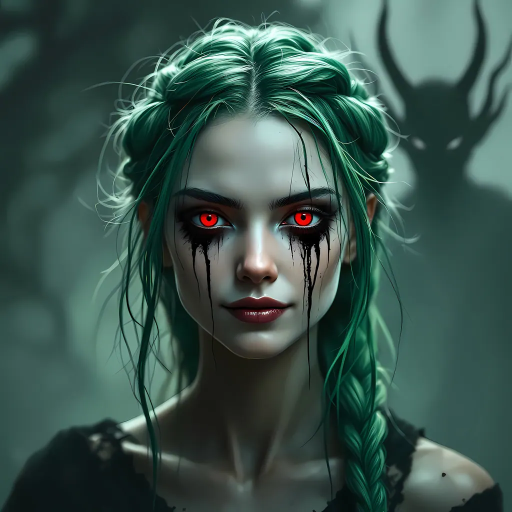
#> input picture Images/Lyra.webp, 1024 x 1024 px, given in place of G1.webp, which was not available (shown at 1/2 size)
$ python build-images.py
#> lines starting #> are read from the running program, lines starting #| are printed output that depends on the picture; pictures that were not available may be replaced by others from this repository, and a replacement may not be noted
"""Builds the website's image derivatives from the originals in /Images into /assets/img.

Dev-only (not deployed). Re-run after replacing any original:  python scripts/build-images.py
Requires Pillow with WebP support.
"""
import os
from PIL import Image, ImageDraw, ImageFilter, ImageFont

ROOT = os.path.dirname(os.path.dirname(os.path.abspath(__file__)))
SRC = os.path.join(ROOT, "Images")
OUT = os.path.join(ROOT, "assets", "img")


def load(rel):
#> called with rel = 'LA2/G1.webp'
    return Image.open(os.path.join(SRC, rel)).convert("RGBA")


def save_webp(img, rel, width=None, height=None, quality=80, crop=None):
    """Resize to `width` (keeping aspect) or cover-crop to width x height, then save WebP."""
    if crop:
        img = img.crop(crop)
    if width and height:
        src_ratio = img.width / img.height
        dst_ratio = width / height
        if src_ratio > dst_ratio:  # too wide: trim sides
            new_w = int(img.height * dst_ratio)
            x = (img.width - new_w) // 2
            img = img.crop((x, 0, x + new_w, img.height))
        else:  # too tall: trim from the top third, keeping faces
            new_h = int(img.width / dst_ratio)
            y = int((img.height - new_h) * 0.3)
            img = img.crop((0, y, img.width, y + new_h))
        img = img.resize((width, height), Image.LANCZOS)
    elif width and img.width > width:
        img = img.resize((width, round(img.height * width / img.width)), Image.LANCZOS)
    path = os.path.join(OUT, rel)
    os.makedirs(os.path.dirname(path), exist_ok=True)
    has_alpha = img.mode == "RGBA" and img.getextrema()[3][0] < 255
    (img if has_alpha else img.convert("RGB")).save(path, "WEBP", quality=quality, method=6)
    return path


def variants(rel_src, name, widths, **kw):
    img = load(rel_src)
    for w in widths:
        save_webp(img, f"{name}-{w}.webp", width=w, **kw)
#> this loop made 2 passes
#> has_alpha in save_webp on passes 1 to 2: False, False
#> pass 1, in save_webp, `img = img.resize((width, round(img.height * width / img.width)), Image..`:
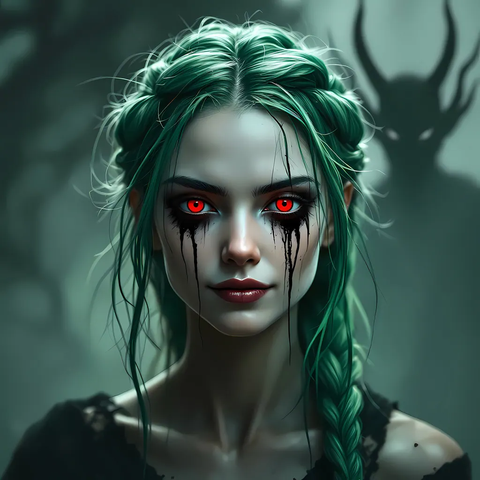
#> img: PIL image 480x480 RGBA; mean R, G, B, A 58.5, 84.9, 77.5, 255


# --- Characters used across the site -----------------------------------------------------------
variants("LA2/G1.webp", "art/guardian-king", [480, 800])
variants("LA2/C3.webp", "art/chaos-archer", [480, 800])
#> call 2 of load, with rel = 'LA2/C3.webp'
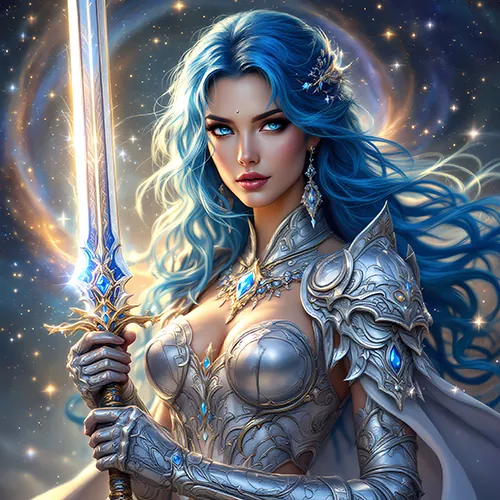
#> input picture Images/cara1.webp, 500 x 500 px, given in place of C3.webp, which was not available
#> the loop in variants (call 2), `for w in widths:` made 2 passes
#> pass 1, in save_webp (call 3), `img = img.resize((width, round(img.height * width / img.width)), Image..`:
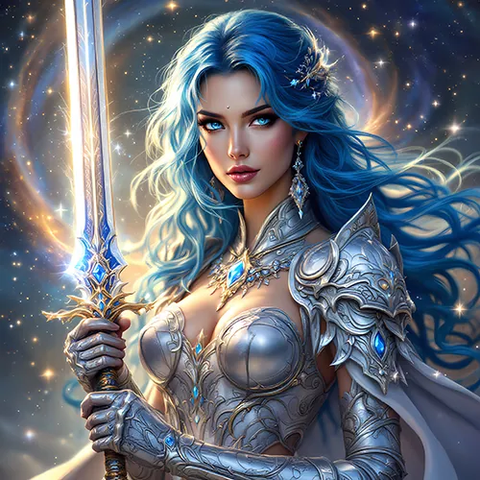
#> img: PIL image 480x480 RGBA; mean R, G, B, A 103, 109.4, 119.5, 255
variants("LA2/G3.webp", "art/guardian-crowned", [480, 800])
variants("LA2/C2.webp", "art/chaos-warrior", [480, 800])
#> (the run stopped early here; a loop or call above may not have finished)
